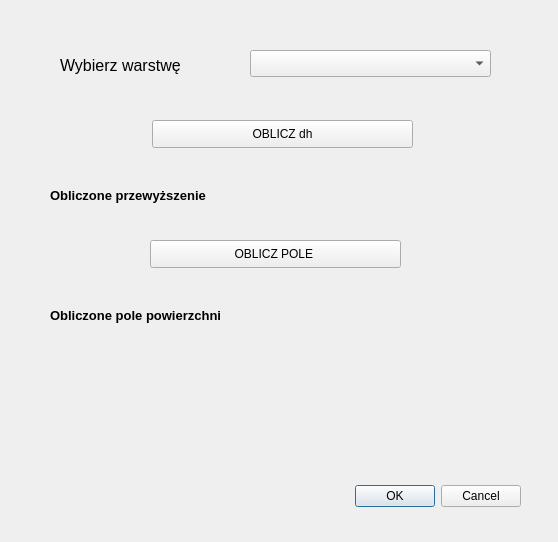
<?xml version="1.0" encoding="UTF-8"?>
<ui version="4.0">
 <class>WtyczkaDialogBase</class>
 <widget class="QDialog" name="WtyczkaDialogBase">
  <property name="geometry">
   <rect>
    <x>0</x>
    <y>0</y>
    <width>558</width>
    <height>542</height>
   </rect>
  </property>
  <property name="windowTitle">
   <string>wtyczka_SOFG</string>
  </property>
  <widget class="QDialogButtonBox" name="button_box">
   <property name="geometry">
    <rect>
     <x>180</x>
     <y>480</y>
     <width>341</width>
     <height>32</height>
    </rect>
   </property>
   <property name="orientation">
    <enum>Qt::Horizontal</enum>
   </property>
   <property name="standardButtons">
    <set>QDialogButtonBox::Cancel|QDialogButtonBox::Ok</set>
   </property>
  </widget>
  <widget class="QLabel" name="label">
   <property name="geometry">
    <rect>
     <x>60</x>
     <y>50</y>
     <width>181</width>
     <height>31</height>
    </rect>
   </property>
   <property name="font">
    <font>
     <pointsize>12</pointsize>
    </font>
   </property>
   <property name="text">
    <string>Wybierz warstwę</string>
   </property>
  </widget>
  <widget class="QLabel" name="label_2">
   <property name="geometry">
    <rect>
     <x>50</x>
     <y>180</y>
     <width>231</width>
     <height>31</height>
    </rect>
   </property>
   <property name="font">
    <font>
     <pointsize>10</pointsize>
     <weight>75</weight>
     <bold>true</bold>
    </font>
   </property>
   <property name="text">
    <string>Obliczone przewyższenie</string>
   </property>
  </widget>
  <widget class="QLabel" name="wynik_dh">
   <property name="geometry">
    <rect>
     <x>340</x>
     <y>180</y>
     <width>141</width>
     <height>31</height>
    </rect>
   </property>
   <property name="font">
    <font>
     <pointsize>9</pointsize>
    </font>
   </property>
   <property name="text">
    <string/>
   </property>
  </widget>
  <widget class="QLabel" name="label_4">
   <property name="geometry">
    <rect>
     <x>50</x>
     <y>300</y>
     <width>241</width>
     <height>31</height>
    </rect>
   </property>
   <property name="font">
    <font>
     <pointsize>10</pointsize>
     <weight>75</weight>
     <bold>true</bold>
    </font>
   </property>
   <property name="text">
    <string>Obliczone pole powierzchni </string>
   </property>
  </widget>
  <widget class="QLabel" name="wynik_pole">
   <property name="geometry">
    <rect>
     <x>340</x>
     <y>300</y>
     <width>121</width>
     <height>31</height>
    </rect>
   </property>
   <property name="font">
    <font>
     <pointsize>9</pointsize>
    </font>
   </property>
   <property name="text">
    <string/>
   </property>
  </widget>
  <widget class="QgsMapLayerComboBox" name="warstwa">
   <property name="geometry">
    <rect>
     <x>250</x>
     <y>50</y>
     <width>241</width>
     <height>27</height>
    </rect>
   </property>
  </widget>
  <widget class="QPushButton" name="oblicz_dh">
   <property name="geometry">
    <rect>
     <x>152</x>
     <y>120</y>
     <width>261</width>
     <height>28</height>
    </rect>
   </property>
   <property name="text">
    <string>OBLICZ dh</string>
   </property>
  </widget>
  <widget class="QPushButton" name="oblicz_pole">
   <property name="geometry">
    <rect>
     <x>150</x>
     <y>240</y>
     <width>251</width>
     <height>28</height>
    </rect>
   </property>
   <property name="text">
    <string>OBLICZ POLE </string>
   </property>
  </widget>
  <widget class="QLabel" name="error">
   <property name="geometry">
    <rect>
     <x>80</x>
     <y>390</y>
     <width>391</width>
     <height>41</height>
    </rect>
   </property>
   <property name="text">
    <string/>
   </property>
  </widget>
 </widget>
 <customwidgets>
  <customwidget>
   <class>QgsMapLayerComboBox</class>
   <extends>QComboBox</extends>
   <header>qgsmaplayercombobox.h</header>
  </customwidget>
 </customwidgets>
 <resources/>
 <connections>
  <connection>
   <sender>button_box</sender>
   <signal>accepted()</signal>
   <receiver>WtyczkaDialogBase</receiver>
   <slot>accept()</slot>
   <hints>
    <hint type="sourcelabel">
     <x>20</x>
     <y>20</y>
    </hint>
    <hint type="destinationlabel">
     <x>20</x>
     <y>20</y>
    </hint>
   </hints>
  </connection>
  <connection>
   <sender>button_box</sender>
   <signal>rejected()</signal>
   <receiver>WtyczkaDialogBase</receiver>
   <slot>reject()</slot>
   <hints>
    <hint type="sourcelabel">
     <x>20</x>
     <y>20</y>
    </hint>
    <hint type="destinationlabel">
     <x>20</x>
     <y>20</y>
    </hint>
   </hints>
  </connection>
 </connections>
</ui>
